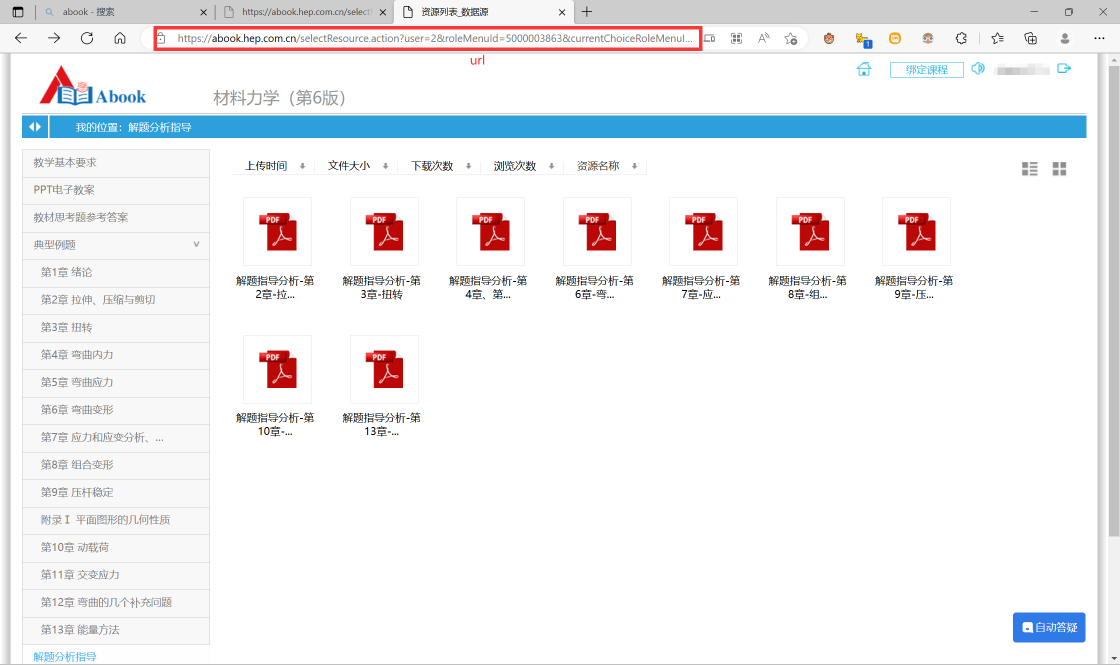
#> input picture Abook下载/PasteImage/2023-02-25-21-22-26.png, 2240 x 1330 px (shown at 1/2 size); its folder holds only this picture in this run
$ python -i main.py   (imports and definitions only)
#> lines starting #> are read from the running program, lines starting #| are printed output that depends on the picture
#> further down, picture is the input picture: PIL image 2240x1330 RGB; mean R, G, B 240.1, 240.7, 242.9
# %%
from PIL import Image
import os

# %%

# 读取文件夹中的所有png图片
image_files = []
# [4 lines not run here, left out]

# %%

# 测试排序
def extract_key(file_name):
    return int(file_name.split(".")[0][23:])
    return file_name.split(".")[0][23:]


# [13 lines not run here, left out]

# %%

# [1 line that did not run here, left out]
# [1 line not run here, left out]

# [2 lines that did not run here, left out]

# 将透明区域替换为某种背景色
# [1 line that did not run here, left out]
# [1 line not run here, left out]
# 裁剪图像
W = 450
H = 1000
C = 1340
D = 1080
# [1 line that did not run here, left out]
# [1 line not run here, left out]

# %%


def process(img):
    if img.mode != "RGBA":
        img = img.convert("RGBA")

    background = Image.new("RGB", img.size, color=(252, 228, 236))
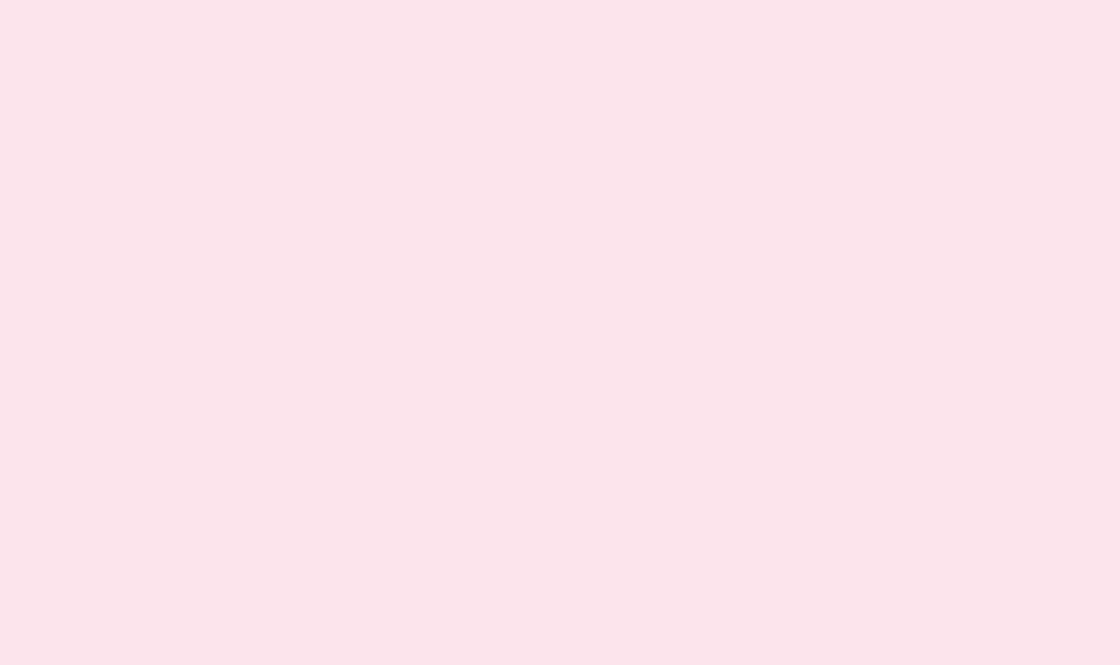
#> background: PIL image 2240x1330 RGB (shown at 1/2 size); mean R, G, B 252, 228, 236
    background.paste(img, mask=img.split()[-1])
    W = 450
    H = 1000
    C = 1340
    D = 1080
    cropped = background.crop((C - W / 2, D - H, C + W / 2, D))
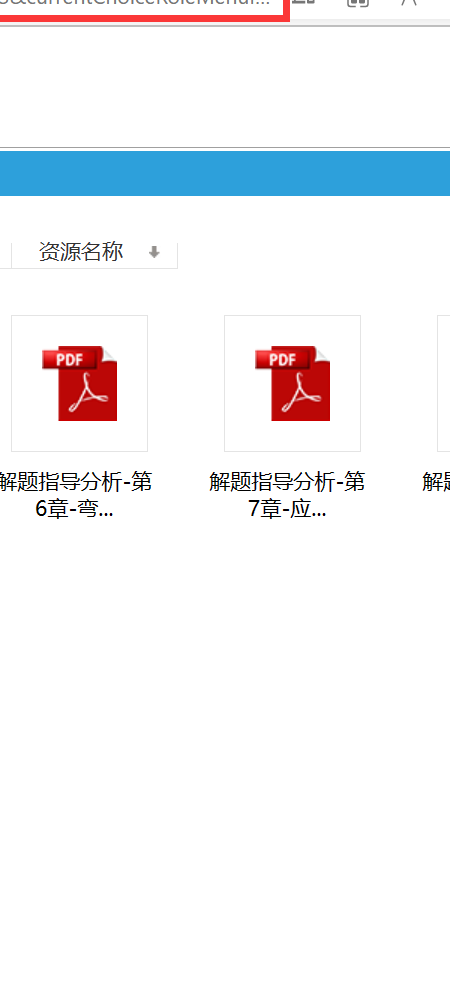
#> cropped: PIL image 450x1000 RGB; mean R, G, B 242, 243, 245.7
    return cropped


# [1 line that did not run here, left out]

# %%

# 合成为gif动图并导出
# [1 line not run here, left out]

# %%

# gif转mp4
# ffmpeg -i xxx.gif -vcodec libx264 -crf 10 -pix_fmt yuv420p -profile:v baseline -level 3.0 -movflags +faststart xxx.mp4

>>> from PIL import Image
>>> picture = Image.open('../../Abook下载/PasteImage/2023-02-25-21-22-26.png')
>>> result = process(picture)

$ run again, on Abook下载/PasteImage/2023-02-25-21-44-48.png
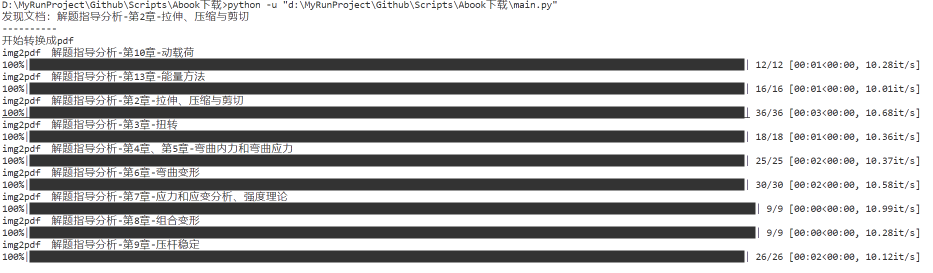
#> input picture Abook下载/PasteImage/2023-02-25-21-44-48.png, 1866 x 546 px (shown at 1/2 size)
#> picture is the input picture: PIL image 1866x546 RGB; mean R, G, B 185.1, 185, 185.2
#> in process, `cropped = background.crop((C - W / 2, D - H, C + W / 2, D))`:
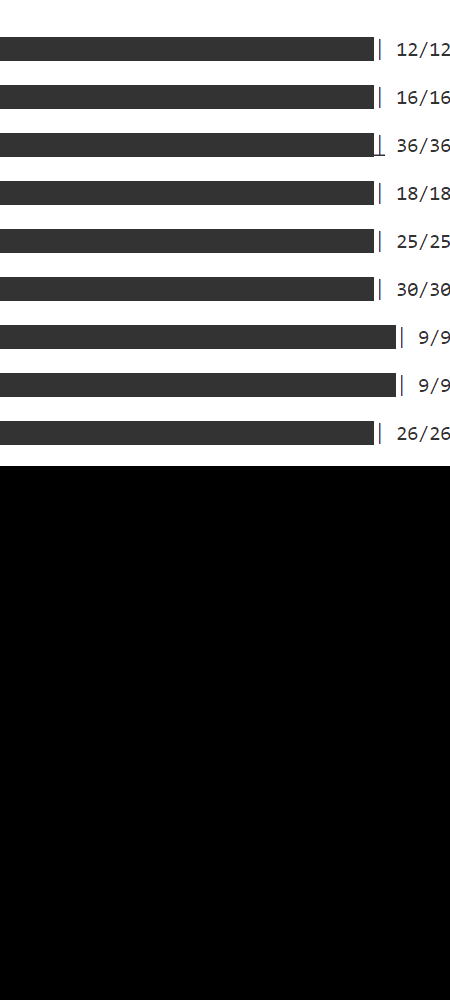
#> cropped: PIL image 450x1000 RGB; mean R, G, B 80.8, 80.8, 80.8

$ run again, on Abook下载/PasteImage/2023-02-25-21-45-59.png
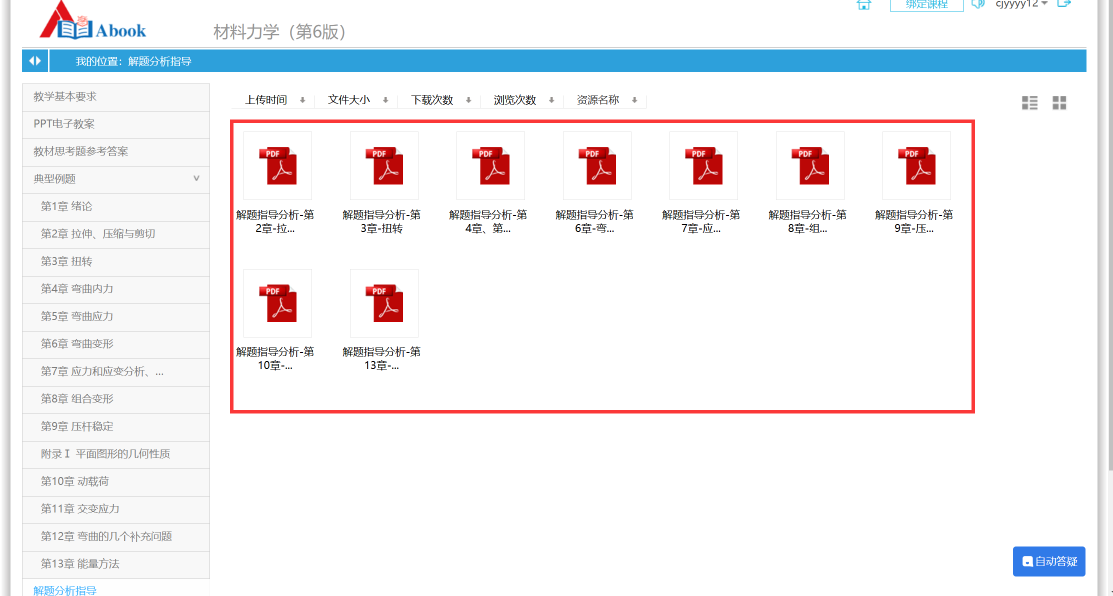
#> input picture Abook下载/PasteImage/2023-02-25-21-45-59.png, 2226 x 1192 px (shown at 1/2 size)
#> picture is the input picture: PIL image 2226x1192 RGB; mean R, G, B 241.4, 241.1, 243.6
#> in process, `cropped = background.crop((C - W / 2, D - H, C + W / 2, D))`:
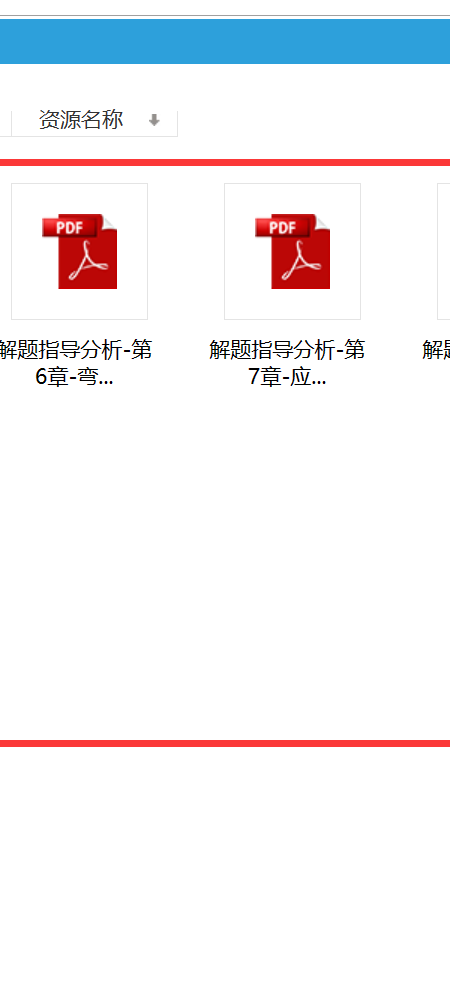
#> cropped: PIL image 450x1000 RGB; mean R, G, B 242.3, 241.5, 244.2
